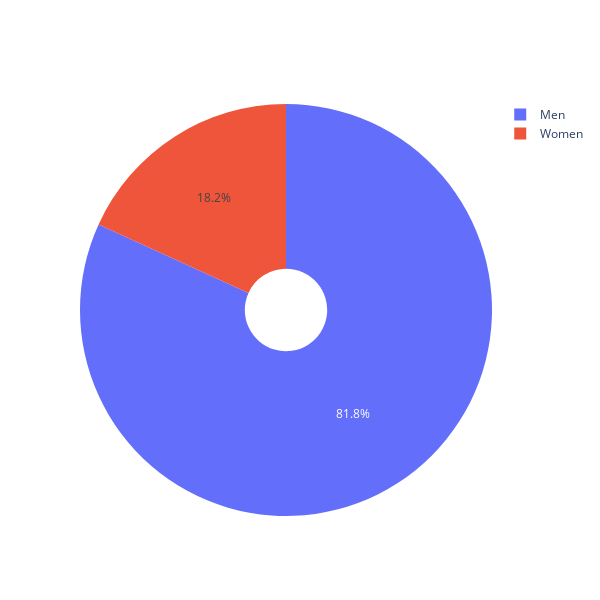

Notebook code for this chart:
### Code cell
#hit rate
#first plot ,show % men women in our data
labels = ['Women','Men']
values = [df["total_f"].sum(), df["total_m"].sum()]
fig = go.Figure(data=[go.Pie(labels=labels, values=values, hole=.2)])
fig.update_layout(
        autosize=False,
        paper_bgcolor='rgba(0,0,0,0)',
        width=600,
        height=600,
        dragmode = False,
    )
fig.show()
#pio.write_html(fig, file='MenWomenTotal.html', auto_open=True)

### Figure 1 — Plotly figure (JSON) as saved in the notebook; plotly's stock layout.template omitted (floating-point values rounded to 4 significant figures)
{"data": [{"hole": 0.2, "labels": ["Women", "Men"], "type": "pie", "values": [151470, 681506]}], "layout": {"autosize": false, "dragmode": false, "height": 600, "paper_bgcolor": "rgba(0, 0, 0, 0)", "width": 600}}
